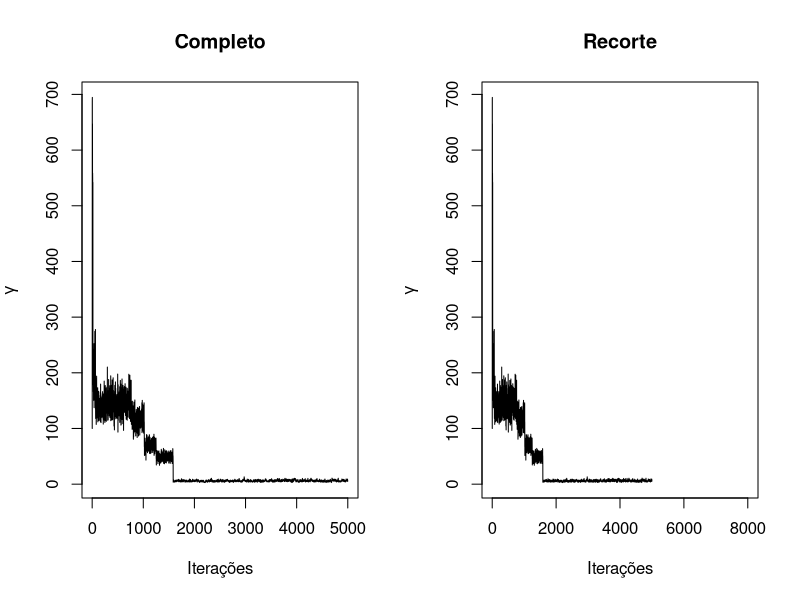
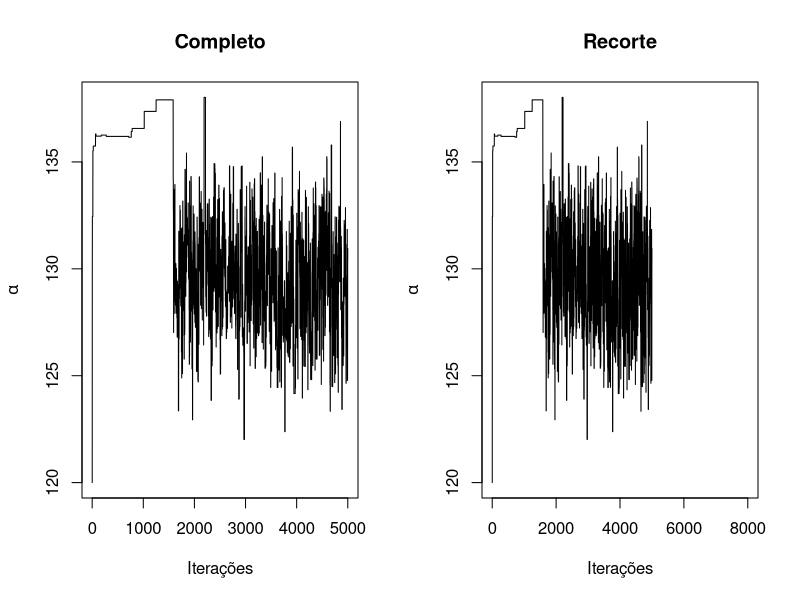
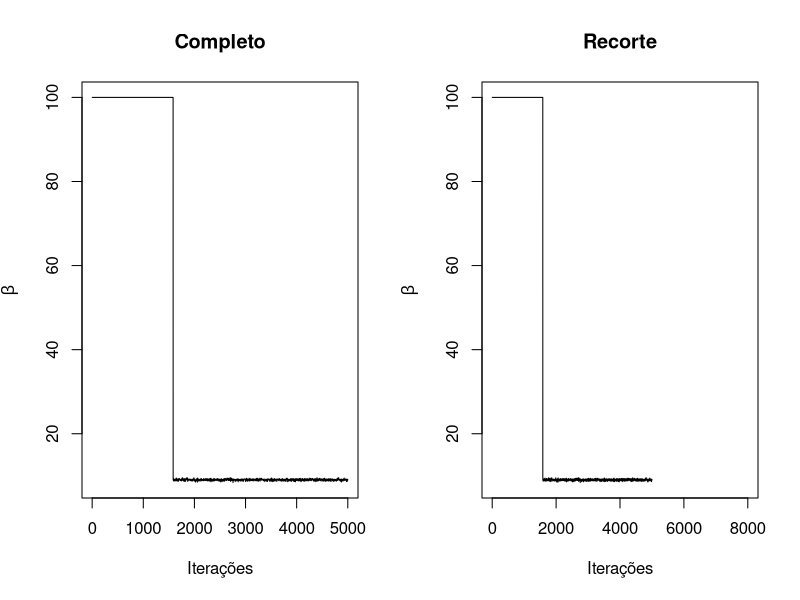

These figures' R source, in order: (Note: this script raises an error after producing the figures.)
## ----
## Estimação bayesian WIG
## função proposta normal
## ----

library(compiler)

## ----
## Função de log-verossimilhaça
## ----

logverwig = function(t,alpha,beta,gamma){
  part1 = length(t)*log(gamma) + length(t)*log(beta) + length(t)*beta*log(alpha)
  part2 = (-beta-1)*sum(log(t))
  part3 = -gamma*alpha^(beta)*sum(t^(-beta))
  
  loglik = part1+part2+part3
  
  return(loglik)
}

## Distribuição a priori gamma

logpriorigamma = function(x,a,b){
  logp = (a-1)*log(x) - b*x
  return(logp)
}

## Funções para obter os parametros da log normal
## de acordo com uma localização

getmu = function(media,var){
  numerador = exp(2*log(media))
  denominador = 1 + (var/exp(2*log(media)))
  mu = (1/2)*log(numerador/denominador)
  return(mu)
}

getsigma2 = function(media,var){
  numerador = exp(2*log(media))
  denominador = 1 + (var/exp(2*log(media)))
  mu = (1/2)*log(numerador/denominador)
  
  sigma2 = 2*(log(media)-mu)
  return(sigma2)
}


### ----
### Inicio do algoritmo de Gibbs com
### passos de metropolis
### ----

## dados obtidos para os 69 bovinos que sofreram
## o evento de interesse.

dados = c(138,140,141,143,145,146,146,148,
          148,149,149,150,151,151,151,151,152,152,
          153,153,153,155,156,156,157,158,158,159,
          159,159,159,159,159,160,161,161,161,162,
          163,163,163,163,164,164,164,164,165,166,
          166,166,166,167,167,170,170,172,172,173,
          174,176,179,179,180,183,184,185,187,189,
          197)

## iteracao

iter = 5000

alpha = rep(NA,iter)
beta = rep(NA,iter)
gamma = rep(NA,iter)

## Definicao dos chutes iniciais

alpha[1]= 120
beta[1] = 100
gamma[1] = 100

naceitealpha = 0
naceitebeta = 0

## inicio do laco
mu_propalpha = getmu(media=130,var=5^2)
sigma2_propalpha = getsigma2(media=10,var=2)

mu_propbeta = getmu(media=10,var=5^2)
sigma2_propbeta = getsigma2(media=10,var=2)

set.seed(10)
enableJIT(3) ## ajudar a execução do for()
for(i in 2:iter){
  
  gamma[i] = rgamma(n=1,shape=length(dados) + 0.1,
                    rate=((alpha[i-1]^beta[i-1])*sum(dados^(-1*beta[i-1])))+0.1)
  
  alphaprop = rlnorm(n=1,meanlog=mu_propalpha,sdlog=sigma2_propalpha)
  
  numalpha= logverwig(t=dados,alpha=alphaprop,beta=beta[i-1],gamma=gamma[i])+logpriorigamma(x=alphaprop,a=0.1,b=0.1)+log(dlnorm(x=alpha[i-1],meanlog=mu_propalpha,sdlog=sqrt(sigma2_propalpha)))
  demalpha= logverwig(t=dados,alpha=alpha[i-1],beta=beta[i-1],gamma=gamma[i])+logpriorigamma(x=alpha[i-1],a=0.1,b=0.1)+log(dlnorm(x=alphaprop,meanlog=mu_propalpha,sdlog=sqrt(sigma2_propalpha)))
  
  pactalpha = min(1,exp(numalpha-demalpha))
  u1 = runif(1,0,1)
  
  if(pactalpha > u1){
    alpha[i] = alphaprop
    naceitealpha = naceitealpha+1
  } else{
    alpha[i] = alpha[i-1]
  }
  
  betaprop = rlnorm(n=1,meanlog=mu_propbeta,sdlog=sigma2_propbeta)
  
  numbeta= logverwig(t=dados,alpha=alpha[i],beta=betaprop,gamma=gamma[i])+logpriorigamma(x=betaprop,a=0.1,b=0.1)+log(dlnorm(x=beta[i-1],meanlog=mu_propbeta,sdlog=sqrt(sigma2_propbeta)))
  dembeta= logverwig(t=dados,alpha=alpha[i],beta=beta[i-1],gamma=gamma[i])+logpriorigamma(x=beta[i-1],a=0.1,b=0.1)+log(dlnorm(x=betaprop,meanlog=mu_propbeta,sdlog=sqrt(sigma2_propbeta)))
  
  pactbeta = min(1,exp(numbeta-dembeta))
  u2 = runif(1,0,1)
  
  if(pactbeta > u2){
    beta[i] = betaprop
    naceitebeta = naceitebeta+1
  } else{
    beta[i] = beta[i-1]
  }
  
}

naceitealpha/iter
naceitebeta/iter

par(mfrow=c(1,2))

plot(1:iter,gamma,type='l',
     ylab=expression(gamma), 
     xlab = "Iterações",
     main="Completo")

plot(1:iter,gamma,type='l', xlim = c(0,8000),
     ylab=expression(gamma), xlab = "Iterações",
     main="Recorte")

plot(1:iter,alpha,type='l',
     ylab=expression(alpha), xlab = "Iterações",
     main="Completo")

plot(1:iter,alpha,type='l', xlim = c(0,8000),
     ylab=expression(alpha), xlab = "Iterações",
     main="Recorte")

plot(1:iter,beta,type='l',
     ylab=expression(beta), xlab = "Iterações",
     main="Completo")

plot(1:iter,beta,type='l', xlim = c(0,8000),
     ylab=expression(beta), xlab = "Iterações",
     main="Recorte")



## Por meio do traceplot definiremos um burn-in de 
## 1.000 valores

burnin = 5000

gamma = gamma[-c(1:burnin)]
alpha = alpha[-c(1:burnin)]
beta = beta[-c(1:burnin)]

## ----
## Grafico de autocorrelação
## ----

acf(gamma,xlab="Salto",main=expression(gamma));#acf(gamma,plot=FALSE)
acf(alpha,xlab="Salto",main=expression(alpha));#acf(alpha,plot=FALSE)
acf(beta,xlab="Salto",main=expression(beta));#acf(beta,plot=FALSE)

## por conta do parametro gamma, devemos dar pulos 
## de 40 em nossa amostra

nposburin = length(gamma)

gamma = gamma[seq(1,nposburin,by=40)]
alpha = alpha[seq(1,nposburin,by=40)]
beta = beta[seq(1,nposburin,by=40)]


length(gamma) ## tamanho após recorte da autorrelação

## ---
## Gráficos de trajetoria pos-burn in das iteracoes
## ---

plot(1:length(gamma),gamma,type='l',
     ylab=expression(gamma), xlab = "Iterações")

plot(1:length(beta),alpha,type='l',
     ylab=expression(beta), xlab = "Iterações")

plot(1:length(alpha),beta,type='l',
     ylab=expression(alpha), xlab = "Iterações")

# Apenas para visualizar um recorte
#plot(1:length(gamma),gamma,type='l', xlim = c(0,2000))
#plot(1:length(beta),alpha,type='l', xlim = c(0,2000))
#plot(1:length(alpha),beta,type='l', xlim = c(0,2000))

## ---
## Gráficos de sobreposição de densidades pós burn-in.
## Se os histogramas do inicio da cadeia e do fim da
## cadeia estiverem de acordo (50%/50%), entao a covergencia
## está atiginda desde o inicio
## ---

## alpha
hist(alpha[1:(length(alpha)/2)], col=rgb(0,0,1,1/4),
     freq = F, main = '',
     xlab = expression(alpha),
     ylab="Frequência Relativa")  

hist(alpha[(length(alpha)/2)+1:length(alpha)], freq = F,
     col=rgb(1,0,0,1/4), add=T)  

## beta
hist(beta[1:(length(beta)/2)], col=rgb(0,0,1,1/4),
     freq = F, main = '',
     xlab = expression(beta),
     ylab="Frequência Relativa")  

hist(beta[(length(beta)/2)+1:length(beta)], freq = F,
     col=rgb(1,0,0,1/4), add=T) 

## gamma
hist(gamma[1:(length(gamma)/2)], col=rgb(0,0,1,1/4),
     freq = F, main = '',
     xlab = expression(gamma),
     ylab="Frequência Relativa")  

hist(gamma[(length(gamma)/2)+1:length(gamma)], freq = F,
     col=rgb(1,0,0,1/4), add=T)  

## ---
## Diagnosticos da cadeia por meio de testes
## ---
#install.packages("coda")
library(coda)

## Diagnostico de Geweke
## A estatistica de teste deve estar entre -1,96 e 1,96

geweke.diag(gamma, frac1 = 0.1, frac2 = 0.5) ## ok
geweke.diag(beta, frac1 = 0.1, frac2 = 0.5)  ## ok
geweke.diag(alpha, frac1 = 0.1, frac2 = 0.5) ## ok

## Diagnostico de Heidelberg e Welch's
## Hipótese nula: A cadeida gerada é estacionária da posteiori de interesse

heidel.diag(gamma) ## ok
heidel.diag(beta)  ## ok
heidel.diag(alpha) ## ok

## ---
## Medidas descritivas das amostras
## ---

parametros = cbind(alpha,beta,gamma)

## Média
apply(parametros,MARGIN = 2, FUN = mean)

## Desvio-padrão
apply(parametros,MARGIN = 2, FUN = sd)

## Quartil 1 (25%), Mediana (50%), Quartil 2 (75%)
apply(parametros,MARGIN = 2, FUN = quantile, probs = c(0.25,0.5,0.75))

## Histogramas das amostras
hist(alpha, freq = F, main = '',
     xlab = expression(alpha),
     ylab="Frequência Relativa",
     col="steelblue")

hist(beta, freq = F, main = '',
     xlab = expression(beta),
     ylab="Frequência Relativa",
     col="deeppink3")

hist(gamma, freq = F, main = '',
     xlab = expression(gamma), 
     ylab="Frequência Relativa",
     col="seagreen")

## ----
## Ajuste da curva de sobrevivencia estimada
## ----

## ---
## Função de sobrevivência da Weibull Inversa Generalizada
## ---

stWIG = function(t,alpha,beta,gamma){
  val = 1 - exp(-gamma*((alpha/t)^beta))
  return(val)
}


library(survival)

# Compute Kaplan-Meier survival estimates
survobj = Surv(dados, rep(1,length(dados)))
km_curve <- survfit(survobj~1)

# Plot the Kaplan-Meier survival curve
plot(km_curve,conf.int=F,
     xlab = "Tempo de sobrevivência (em dias)",
     ylab = "Probabilidade de Sobrevivência",
     xlim=c(138,200))

st_bayes = stWIG(t=km_curve$time,alpha=median(alpha),
                 beta=median(beta),
                 gamma=median(gamma))

## comparação com o trabalho do autor
# st_bayes = stWIG(t=km_curve$time,alpha=134.6,
#                  beta=14.14,
#                  gamma=7.596)

lines(km_curve$time,st_bayes,col="deeppink3",lwd=3)
legend("topright",legend="Ajuste Bayesiano",bty="n",
       col = "deeppink3", lwd = 3)


